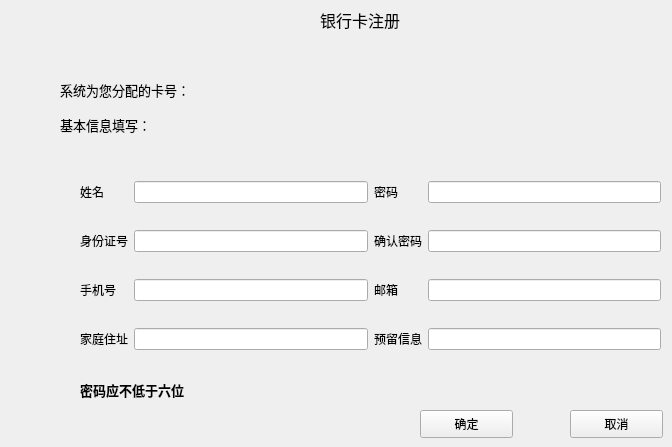
    <widget class="QWidget" name="page_2">
     <widget class="QLabel" name="label_3">
      <property name="geometry">
       <rect>
        <x>230</x>
        <y>80</y>
        <width>431</width>
        <height>21</height>
       </rect>
      </property>
      <property name="text">
       <string/>
      </property>
     </widget>
     <widget class="QLabel" name="label_4">
      <property name="geometry">
       <rect>
        <x>60</x>
        <y>70</y>
        <width>161</width>
        <height>41</height>
       </rect>
      </property>
      <property name="text">
       <string>&lt;html&gt;&lt;head/&gt;&lt;body&gt;&lt;p&gt;&lt;span style=&quot; font-size:10pt;&quot;&gt;系统为您分配的卡号：&lt;/span&gt;&lt;/p&gt;&lt;/body&gt;&lt;/html&gt;</string>
      </property>
     </widget>
     <widget class="QLabel" name="label_5">
      <property name="geometry">
       <rect>
        <x>320</x>
        <y>0</y>
        <width>101</width>
        <height>41</height>
       </rect>
      </property>
      <property name="text">
       <string>&lt;html&gt;&lt;head/&gt;&lt;body&gt;&lt;p&gt;&lt;span style=&quot; font-size:12pt;&quot;&gt;银行卡注册&lt;/span&gt;&lt;/p&gt;&lt;/body&gt;&lt;/html&gt;</string>
      </property>
     </widget>
     <widget class="QWidget" name="gridLayoutWidget">
      <property name="geometry">
       <rect>
        <x>80</x>
        <y>160</y>
        <width>581</width>
        <height>211</height>
       </rect>
      </property>
      <layout class="QGridLayout" name="gridLayout">
       <item row="3" column="0">
        <widget class="QLabel" name="label_6">
         <property name="text">
          <string>身份证号</string>
         </property>
        </widget>
       </item>
       <item row="4" column="0">
        <widget class="QLabel" name="label_7">
         <property name="text">
          <string>手机号</string>
         </property>
        </widget>
       </item>
       <item row="5" column="0">
        <widget class="QLabel" name="label_8">
         <property name="text">
          <string>家庭住址</string>
         </property>
        </widget>
       </item>
       <item row="3" column="2">
        <widget class="QLabel" name="label_12">
         <property name="text">
          <string>确认密码</string>
         </property>
        </widget>
       </item>
       <item row="4" column="2">
        <widget class="QLabel" name="label_13">
         <property name="text">
          <string>邮箱</string>
         </property>
        </widget>
       </item>
       <item row="5" column="2">
        <widget class="QLabel" name="label_14">
         <property name="text">
          <string>预留信息</string>
         </property>
        </widget>
       </item>
       <item row="3" column="3">
        <widget class="QLineEdit" name="lineEdit_recode"/>
       </item>
       <item row="4" column="3">
        <widget class="QLineEdit" name="lineEdit_email"/>
       </item>
       <item row="0" column="0">
        <widget class="QLabel" name="label_10">
         <property name="text">
          <string>姓名</string>
         </property>
        </widget>
       </item>
       <item row="5" column="1">
        <widget class="QLineEdit" name="lineEdit_location"/>
       </item>
       <item row="5" column="3">
        <widget class="QLineEdit" name="lineEdit_message"/>
       </item>
       <item row="0" column="3">
        <widget class="QLineEdit" name="lineEdit_code"/>
       </item>
       <item row="0" column="1">
        <widget class="QLineEdit" name="lineEdit_name"/>
       </item>
       <item row="3" column="1">
        <widget class="QLineEdit" name="lineEdit_id"/>
       </item>
       <item row="0" column="2">
        <widget class="QLabel" name="label_11">
         <property name="text">
          <string>密码</string>
         </property>
        </widget>
       </item>
       <item row="4" column="1">
        <widget class="QLineEdit" name="lineEdit_call"/>
       </item>
      </layout>
     </widget>
     <widget class="QLabel" name="label_9">
      <property name="geometry">
       <rect>
        <x>60</x>
        <y>110</y>
        <width>111</width>
        <height>31</height>
       </rect>
      </property>
      <property name="text">
       <string>&lt;html&gt;&lt;head/&gt;&lt;body&gt;&lt;p&gt;&lt;span style=&quot; font-size:10pt;&quot;&gt;基本信息填写：&lt;/span&gt;&lt;/p&gt;&lt;/body&gt;&lt;/html&gt;</string>
      </property>
     </widget>
     <widget class="QPushButton" name="rege_con">
      <property name="geometry">
       <rect>
        <x>420</x>
        <y>410</y>
        <width>93</width>
        <height>28</height>
       </rect>
      </property>
      <property name="text">
       <string>确定</string>
      </property>
     </widget>
     <widget class="QPushButton" name="return_tof2">
      <property name="geometry">
       <rect>
        <x>570</x>
        <y>410</y>
        <width>93</width>
        <height>28</height>
       </rect>
      </property>
      <property name="text">
       <string>取消</string>
      </property>
     </widget>
     <widget class="QLabel" name="label_77">
      <property name="geometry">
       <rect>
        <x>80</x>
        <y>380</y>
        <width>151</width>
        <height>21</height>
       </rect>
      </property>
      <property name="text">
       <string>&lt;html&gt;&lt;head/&gt;&lt;body&gt;&lt;p&gt;&lt;span style=&quot; font-size:10pt; font-weight:600;&quot;&gt;密码应不低于六位&lt;/span&gt;&lt;/p&gt;&lt;/body&gt;&lt;/html&gt;</string>
      </property>
     </widget>
    </widget>
